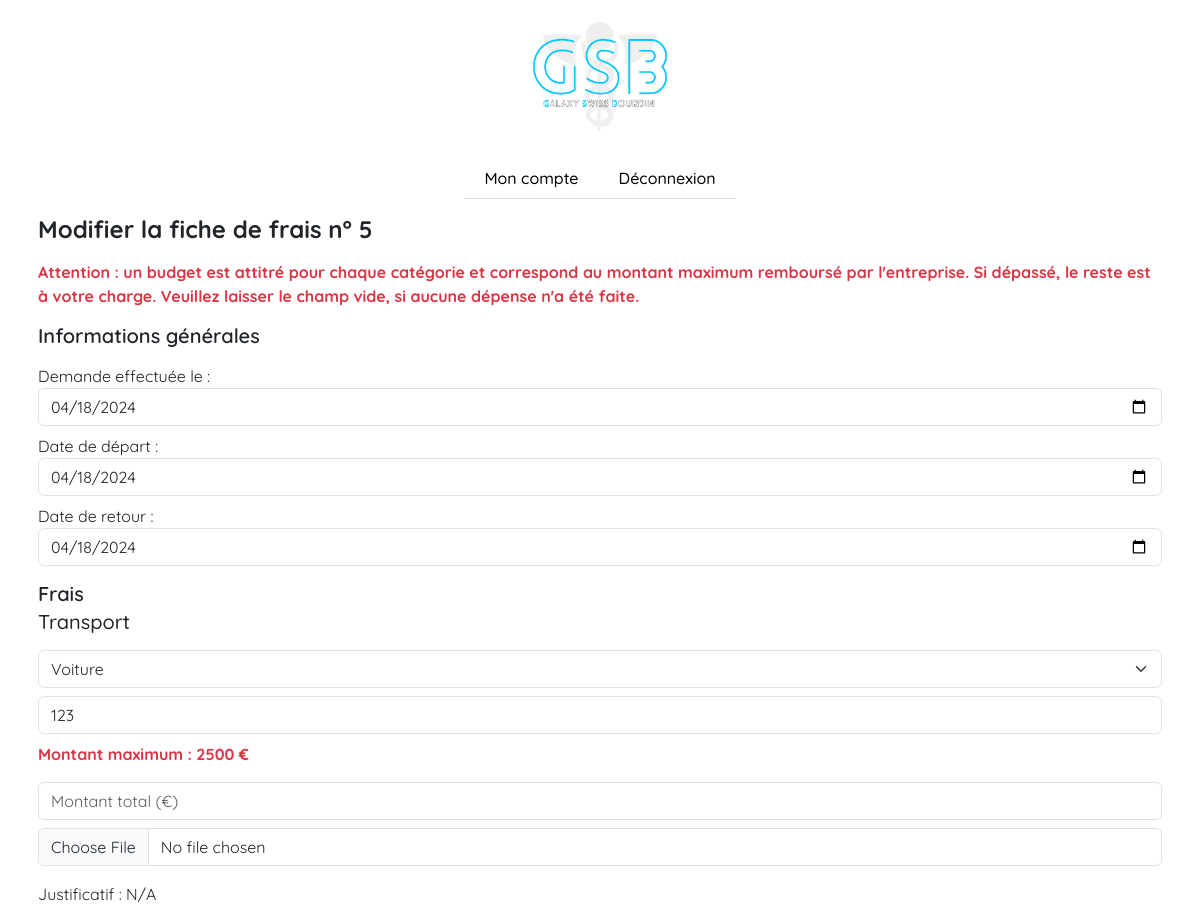
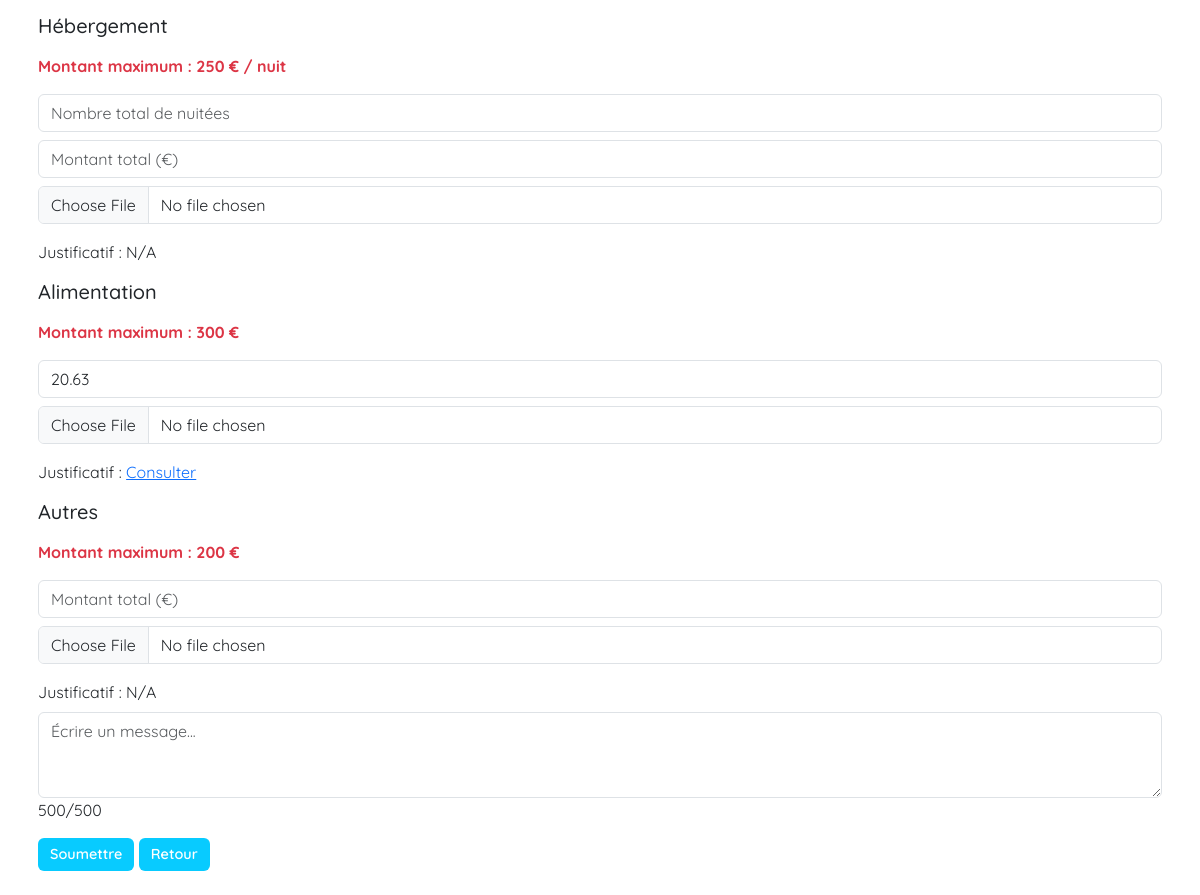
Screenshot of /controllers/functionalities/ExpenseSheet/UpdateExpenseSheet?id=5 (signed in) with the database file from the repository (2 pictures, top to bottom).
### tables this page shows
CREATE TABLE IF NOT EXISTS `expense_sheets` (
  `expense_sheet_id` int NOT NULL AUTO_INCREMENT,
  `user_id` int NOT NULL,
  `receipts_id` int NOT NULL,
  `treatment_id` int DEFAULT NULL,
  `request_date` date NOT NULL,
  `start_date` date NOT NULL,
  `end_date` date NOT NULL,
  `transport_category` int DEFAULT NULL,
  `kilometers_number` int DEFAULT NULL,
  `kilometer_expense` float DEFAULT NULL,
  `kilometer_expense_refund` float DEFAULT NULL,
  `kilometer_expense_unrefund` float DEFAULT NULL,
  `transport_expense` float DEFAULT NULL,
  `transport_expense_refund` float DEFAULT NULL,
  `transport_expense_unrefund` float DEFAULT NULL,
  `nights_number` int DEFAULT NULL,
  `accommodation_expense` float DEFAULT NULL,
  `accommodation_expense_refund` float DEFAULT NULL,
  `accommodation_expense_unrefund` float DEFAULT NULL,
  `food_expense` float DEFAULT NULL,
  `food_expense_refund` float DEFAULT NULL,
  `food_expense_unrefund` float DEFAULT NULL,
  `other_expense` float DEFAULT NULL,
  `other_expense_refund` float DEFAULT NULL,
  `other_expense_unrefund` float DEFAULT NULL,
  `message` varchar(500) DEFAULT NULL,
  `total_amount` float NOT NULL,
  `total_amount_refund` float NOT NULL,
  `total_amount_unrefund` float DEFAULT NULL,
  PRIMARY KEY (`expense_sheet_id`),
  KEY `id_user` (`user_id`),
  KEY `receipts_id` (`receipts_id`),
  KEY `treatment_id` (`treatment_id`)
);

CREATE TABLE IF NOT EXISTS `receipts` (
  `receipts_id` int NOT NULL AUTO_INCREMENT,
  `transport_expense_file` varchar(255) DEFAULT NULL,
  `accommodation_expense_file` varchar(255) DEFAULT NULL,
  `food_expense_file` varchar(255) DEFAULT NULL,
  `other_expense_file` varchar(255) DEFAULT NULL,
  PRIMARY KEY (`receipts_id`)
);

### controllers/functionalities/ExpenseSheet/UpdateExpenseSheet.php (called while the page is built, shortened)
<?php
require("../../../models/db.php");
require("../../../models/functionalities/ManageExpenseSheet.php");
$data = get_expense_sheet_data();
require("../../../views/functionalities/ExpenseSheet/UpdateExpenseSheet.php");

### models/db.php (called while the page is built)
<?php
function dbConnection()
{
    try {
        $dbConnection = new PDO('mysql:host=localhost:3306; dbname=db_gsb; charset=utf8', 'root', '');
    } catch (Exception $e) {
        die('Connexion échouée. Erreur : ' . $e->getMessage());
    }
    return $dbConnection;
}

### models/functionalities/ManageExpenseSheet.php (called while the page is built, shortened)
<?php
function get_expense_sheet_data()
{
    try {
        $sql = "SELECT e.*, r.*, t.* FROM expense_sheets e LEFT JOIN receipts r ON e.receipts_id = r.receipts_id LEFT JOIN treatment t ON e.treatment_id = t.treatment_id WHERE e.expense_sheet_id = ?";
        $request = dbConnection()->prepare($sql);
        $request->bindParam(1, $_GET["id"], PDO::PARAM_INT);
        $request->execute();
        $data = $request->fetch(PDO::FETCH_ASSOC);
        return $data;
    } catch (Exception $e) {
        $error = "Erreur : " . $e->getMessage();
        return $error;
    }
}

### views/functionalities/ExpenseSheet/UpdateExpenseSheet.php (the view, shortened to what this page needs)
<!DOCTYPE html>
<html lang="en">
<head>
  <link rel="stylesheet" href="../../../assets/style.css">
  <link href="https://cdn.jsdelivr.net/npm/bootstrap@5.3.2/dist/css/bootstrap.min.css" rel="stylesheet" />
</head>
<body>
  <header class="d-flex flex-column
    justify-content-center align-items-center">
    <img class="img-fluid" style="width: 150px;" src="../../../assets/content/logo.png" alt="logo">
    <nav class="navbar">
      <ul class="nav fw-medium border-bottom border-1">
        <li class="nav-item px-1"><a class="nav-link text-black c-nav-link" href="../../../controllers/portals/visitor.php?manageAccount">Mon compte</a></li>
        <li class="nav-item px-1"><a class="nav-link text-black c-nav-link" href="../../../controllers/portals/visitor.php?logout">Déconnexion</a></li>
      </ul>
    </nav>
  </header>
  <main>
    <div class="container p-2">
      <h2 class="mb-3 fs-4 fw-bold">Modifier la fiche de frais n°
        <?php echo $_GET['id'] ?>
      </h2>
      <p class="fw-bold text-danger">Attention : un budget est attitré pour chaque catégorie et correspond au
        montant maximum remboursé par l'entreprise. Si dépassé, le reste est à votre charge.
        Veuillez laisser le champ vide, si aucune dépense n'a été faite.</p>
      <div class="container p-0">
        <form action="../../../controllers/functionalities/ExpenseSheet/UpdateExpenseSheet?updateid=<?php echo $_GET['id'] ?>" method="post" enctype="multipart/form-data">
          <div class="my-3">
            <h3 class="mb-3 fs-5 fw-semibold">Informations générales</h3>
            <div class="mb-2">
              <label for="request_date">Demande effectuée le :</label>
              <input type="date" class="form-control input" name="request_date" id="request_date" value="<?php echo $data["request_date"] ?>" required>
            </div>
            <div class="mb-2">
              <label for="start_date">Date de départ :</label>
              <input type="date" class="form-control input" name="start_date" id="start_date" value="<?php echo $data["start_date"] ?>" required>
            </div>
            <div class="mb-2">
              <label for="end_date">Date de retour :</label>
              <input type="date" class="form-control input" name="end_date" id="end_date" value="<?php echo $data["end_date"] ?>" required>
            </div>
          </div>
          <div class="my-3">
            <h3 class="mb-1 fs-5 fw-semibold">Frais</h3>
            <h5 class="mb-3 fs-5 fw-medium">Transport</h5>
            <div class="mb-2">
              <select class="form-select input" name="transport_category" id="transport_category" onchange="showDiv(this)">
                <option value="4" <?php if ($data["transport_category"] == "4") {
                                    echo "selected";
                                  } ?>>Voiture</option>
              </select>
            </div>
            <div class="mb-2">
              <input type="number" step=0.01 class="form-control input" name="kilometers_number" id="kilometers_number" placeholder="Nombre total de kilomètres" value="<?php if ($data['kilometers_number']) {
                                                                                                                                                                          echo $data['kilometers_number'];
                                                                                                                                                                        } else {
                                                                                                                                                                          echo NULL;
                                                                                                                                                                        } ?>">
            </div>
            <div class="mb-2">
              <p class="fw-bold text-danger" id="transport_expense_limit">Montant maximum : 2500 €</p>
              <input type="number" step=0.01 class="form-control input" name="transport_expense" id="transport_expense" placeholder="Montant total (€)" value="<?php if ($data['transport_expense']) {
                                                                                                                                                                  echo $data['transport_expense'];
                                                                                                                                                                } else {
                                                                                                                                                                  echo NULL;
                                                                                                                                                                } ?>">
            </div>
            <div class="mb-2">
              <input type="file" class="form-control input" name="transport_expense_file" id="transport_expense_file" value="<?php echo $data["transport_expense_file"] ?>">
              <label class="mt-3">Justificatif :</label>
              <?php if ($data['transport_expense_file']) {
                echo "<a href=" . $data['transport_expense_file'] . " target='_blank'>Consulter</a>";
              } else {
                echo "N/A";
              } ?>
            </div>
          </div>
          <div class="my-3">
            <h5 class="mb-3 fs-5 fw-medium">Hébergement</h5>
            <div class="mb-2">
              <p class="fw-bold text-danger">Montant maximum : 250 € / nuit</p>
              <input type="number" step=0.01 class="form-control input" name="nights_number" id="nights_number" placeholder="Nombre total de nuitées" value="<?php if ($data['nights_number']) {
                                                                                                                                                                echo $data['nights_number'];
                                                                                                                                                              } else {
                                                                                                                                                                echo NULL;
                                                                                                                                                              } ?>">
            </div>
            <div class="mb-2">
              <input type="number" step=0.01 class="form-control input" name="accommodation_expense" id="accommodation_expense" placeholder="Montant total (€)" value="<?php if ($data['accommodation_expense']) {
                                                                                                                                                                          echo $data['accommodation_expense'];
                                                                                                                                                                        } else {
                                                                                                                                                                          echo NULL;
                                                                                                                                                                        } ?>">
            </div>
            <div class="mb-2">
              <input type="file" class="form-control input" name="accommodation_expense_file" id="accommodation_expense_file" value="<?php echo $data["accommodation_expense_file"] ?>">
              <label class="mt-3">Justificatif :</label>
              <?php if ($data['accommodation_expense_file']) {
                echo "<a href=" . $data['accommodation_expense_file'] . " target='_blank'>Consulter</a>";
              } else {
                echo "N/A";
              } ?>
            </div>
          </div>
          <div class="my-3">
            <h5 class="mb-3 fs-5 fw-medium">Alimentation</h5>
            <div class="mb-2">
              <p class="fw-bold text-danger">Montant maximum : 300 €</p>
              <input type="number" step=0.01 class="form-control input" name="food_expense" id="food_expense" placeholder="Montant total (€)" value="<?php if ($data['food_expense']) {
                                                                                                                                                        echo $data['food_expense'];
                                                                                                                                                      } else {
                                                                                                                                                        echo NULL;
                                                                                                                                                      } ?>">
            </div>
            <div class="mb-2">
              <input type="file" class="form-control input" name="food_expense_file" id="food_expense_file" value="<?php echo $data["food_expense_file"] ?>">
              <label class="mt-3">Justificatif :</label>
              <?php if ($data['food_expense_file']) {
                echo "<a href=" . $data['food_expense_file'] . " target='_blank'>Consulter</a>";
              } else {
                echo "N/A";
              } ?>
            </div>
          </div>
          <div class="my-3">
            <h5 class="mb-3 fs-5 fw-medium">Autres</h5>
            <div class="mb-2">
              <p class="fw-bold text-danger">Montant maximum : 200 €</p>
              <input type="number" step=0.01 class="form-control input" name="other_expense" id="other_expense" placeholder="Montant total (€)" value="<?php if ($data['other_expense']) {
                                                                                                                                                          echo $data['other_expense'];
                                                                                                                                                        } else {
                                                                                                                                                          echo NULL;
                                                                                                                                                        } ?>">
            </div>
            <div class="mb-2">
              <input type="file" class="form-control" name="other_expense_file" id="other_expense_file" value="<?php echo $data["other_expense_file"] ?>">
              <label class="mt-3">Justificatif :</label>
              <?php if ($data['other_expense_file']) {
                echo "<a href=" . $data['other_expense_file'] . " target='_blank'>Consulter</a>";
              } else {
                echo "N/A";
              } ?>
            </div>
            <div class="mb-2">
              <textarea class="form-control input" rows="3" maxlength="500" name="message" id="message" placeholder="Écrire un message..."><?php if ($data['message']) {
                                                                                                                                            } ?></textarea>
              <div id="charCount">500/500</div>
            </div>
          </div>
          <div class="my-3">
            <button type="submit" class="btn btn-primary c-link" name="submit" id="submit">Soumettre</button>
            <a class="btn btn-primary c-link" href="../../../controllers/portals/visitor.php?manageExpenseSheet&id=<?php echo $_GET['id'] ?>">Retour</a></button>
          </div>
        </form>
      </div>
    </div>
  </main>
</body>
</html>

### assets/style.css (style rules this page uses)
* { font-family: 'Quicksand', Arial, Helvetica, sans-serif; }
.c-link { background-color: #08cbff !important; border: none !important; font-size: 0.9rem !important; font-weight: 600 !important; }

### rows the page displays
expense_sheets: request_date "04/18/2024", start_date "04/18/2024", end_date "04/18/2024", transport_category "Voiture", kilometers_number "123", food_expense "20.63"

### other values shown
$_GET['id'] "5"
